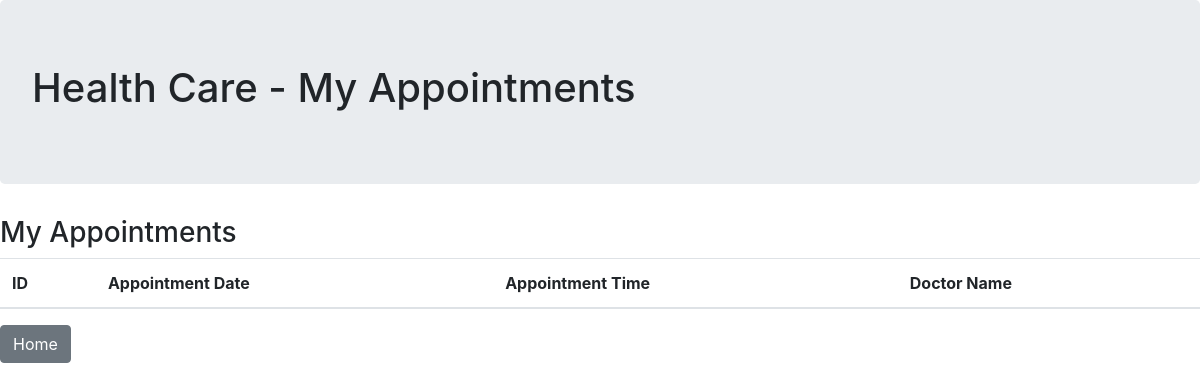
Page /my_appointments (signed in) on the earlier database version.
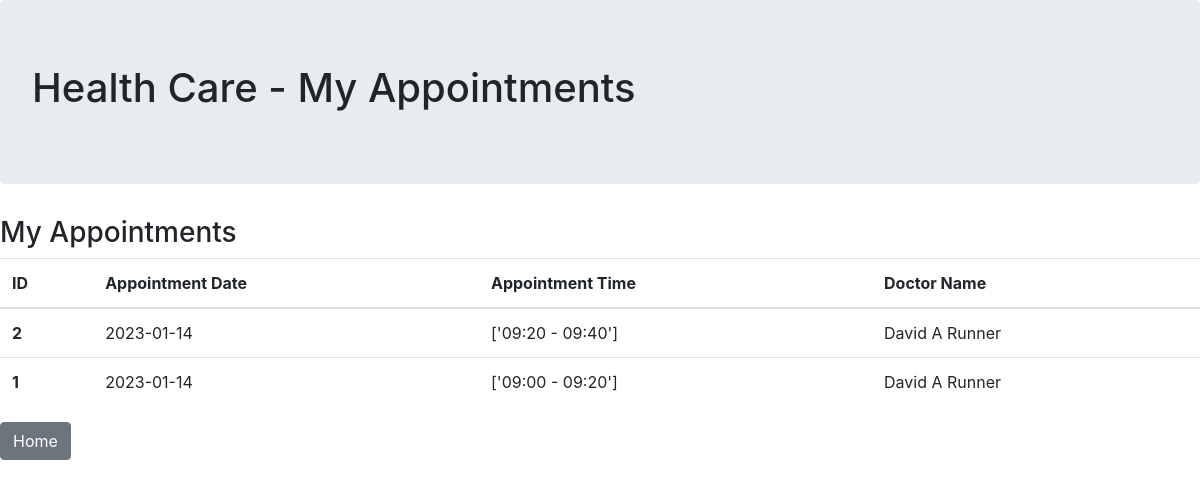
Same page on the later database version.
### tables this page shows
CREATE TABLE appointments (
    id INTEGER PRIMARY KEY AUTOINCREMENT,
    created TIMESTAMP NOT NULL DEFAULT CURRENT_TIMESTAMP,
    appointment_date TEXT NOT NULL,
    appointment_time TEXT NOT NULL,
    doctor_id INTEGER NOT NULL,
    patient_id INTEGER NOT NULL
);

### main.py (the view)
@app.route('/my_appointments')
def my_appointments():
    login_status = session.get('login_status')
    if login_status is None:
        return render_template('login.html')
    user_id = session.get('user_id')
    role = session.get('role')
    appointments = get_appointments_by_user(user_id, role)
    return render_template('my_appointments.html', appointments=appointments, role=role)

### main.py (called while the page is built, shortened)
def get_db_connection():
    conn = sqlite3.connect('database.db')
    conn.row_factory = sqlite3.Row
    return conn

def get_appointments_by_user(user_id, role):
    conn = get_db_connection()
    if role == 'Patient':
        appointments = conn.execute(
            'SELECT a.id, '
            'a.appointment_date appointment_date, '
            'a.appointment_time appointment_time, '
            '(SELECT fname || " " || mname || " " || lname FROM users u WHERE u.id=a.doctor_id) name '
            'FROM appointments a '
            'WHERE a.patient_id=' + str(user_id) +
            ' ORDER BY a.id DESC').fetchall()
    conn.close()
    return appointments

### templates/my_appointments.html (shortened to what this page needs)
<!DOCTYPE html>
<html lang="en">
<head>
    <link rel="stylesheet" href="static/css/bootstrap.min.css">
</head>
<body>
<div class="jumbotron">
    <h1>Health Care - My Appointments</h1>
</div>
<h3>My Appointments</h3>
<table class="table">
    <thead>
    <th>
        ID
    </th>
    <th>
        Appointment Date
    </th>
    <th>
        Appointment Time
    </th>
    <th>
        {% if role == 'Patient' %}
        Doctor Name
        {% else %}
        Patient Name
        {% endif %}
    </th>
    </thead>
    <tbody>
    {% for appointment in appointments %}
    <tr>
        <th>
            {{ appointment["id"] }}
        </th>
        <td>
            {{ appointment["appointment_date"] }}
        </td>
        <td>
            {{ appointment["appointment_time"] }}
        </td>
        <td>
            {{ appointment["name"] }}
        </td>
    </tr>
    {% endfor %}
    </tbody>
</table>
<a class="btn btn-secondary" href="/">Home</a>
</body>
</html>

Differences in the rows shown:
added appointments: id "2", appointment_date "2023-01-14", appointment_time "['09:20 - 09:40']", name "David A Runner"
added appointments: id "1", appointment_date "2023-01-14", appointment_time "['09:00 - 09:20']", name "David A Runner"
